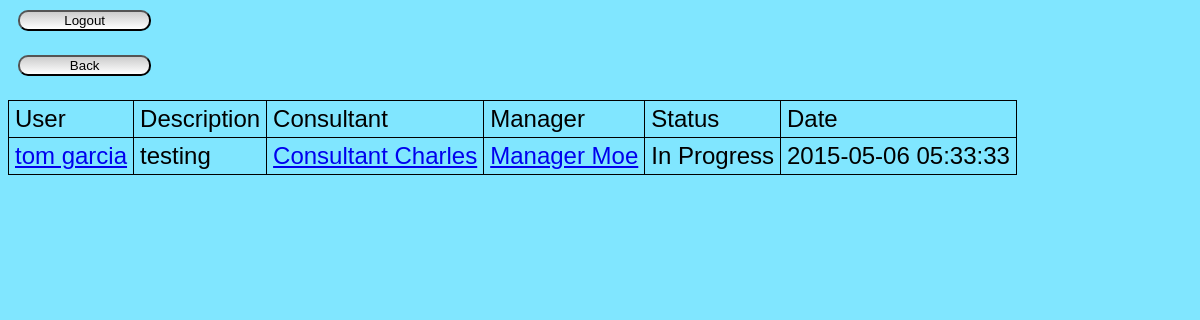
Page /tickets/view.php?id=39 (signed in) on the earlier database version.
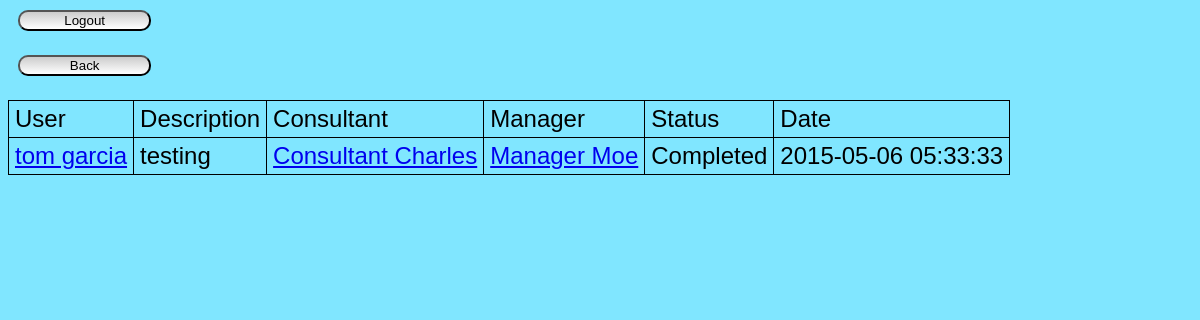
Same page on the later database version.
### tables this page shows
CREATE TABLE `tickets` (
  `id` int(11) NOT NULL AUTO_INCREMENT,
  `user` int(11) DEFAULT NULL,
  `consultant` int(11) DEFAULT NULL,
  `manager` int(11) DEFAULT NULL,
  `description` text NOT NULL,
  `status` int(11) DEFAULT NULL,
  `date` timestamp NOT NULL DEFAULT CURRENT_TIMESTAMP,
  `title` varchar(255) NOT NULL,
  PRIMARY KEY (`id`),
  KEY `user` (`user`),
  KEY `consultant` (`consultant`),
  KEY `manager` (`manager`),
  KEY `status` (`status`),
  CONSTRAINT `tickets_ibfk_1` FOREIGN KEY (`user`) REFERENCES `users` (`id`),
  CONSTRAINT `tickets_ibfk_2` FOREIGN KEY (`consultant`) REFERENCES `users` (`id`),
  CONSTRAINT `tickets_ibfk_3` FOREIGN KEY (`manager`) REFERENCES `users` (`id`),
  CONSTRAINT `tickets_ibfk_4` FOREIGN KEY (`status`) REFERENCES `statuses` (`id`)
);

### database/ticket.php (called while the page is built, shortened)
<?php
require_once(dirname(__FILE__) . "/user.php");
require_once(dirname(__FILE__) . "/status.php");
class Ticket implements JsonSerializable {
    private static $db = null;
    private $description;
    private $status;
    private $date;
    private $uid;
    private $cid;
    private $mid;
    private $user;
    private $manager;
    private $consultant;
    public function __construct($id) {
        $this->id = $id;
        $query = Ticket::$db->prepare(
                 'SELECT tickets.title as title, tickets.date, tickets.description,
                  tickets.status AS status,
                  users.id AS uid, users.first AS ufirst, users.last AS ulast,
                  consultants.id AS cid, consultants.first AS cfirst, consultants.last AS clast,
                  managers.id AS mid, managers.first AS mfirst, managers.last AS mlast
                  FROM tickets
                  LEFT JOIN users ON tickets.user = users.id
                  LEFT JOIN users consultants ON tickets.consultant = consultants.id
                  LEFT JOIN users managers ON tickets.manager = managers.id
                  WHERE tickets.id = :id');
        $query->bindValue(':id', $this->id);
        $query->execute();
        $results = $query->fetch();
        $this->description = $results['description'];
        $this->status = $results['status'];
        $this->date = $results['date'];
        $this->uid = $results['uid'];
        $this->cid = $results['cid'];
        $this->mid = $results['mid'];
    }
    public static function init($config, $db) {
        Ticket::$db = $db;
    }
    public function getDescription() {
        return $this->description;
    }
    public function getStatus() {
        return Status::toString($this->status);
    }
    public function getDate() {
        return $this->date;
    }
    public function getUserID() {
        return $this->uid;
    }
    public function getUser() {
        if(!isset($this->user))
            $this->user = new User($this->getUserID());
        return $this->user;
    }
    public function getConsultantID() {
        return $this->cid;
    }
    public function getConsultant() {
        if(!isset($this->consultant))
            $this->consultant = new User($this->getConsultantID());
        return $this->consultant;
    }
    public function getManagerID() {
        return $this->mid;
    }
    public function getManager() {
        if(!isset($this->manager))
            $this->manager = new User($this->getManagerID());
        return $this->manager;
    }
}
?>

### database/user.php (called while the page is built, shortened)
<?php
require_once(dirname(__FILE__) . "/ticket.php");
class User implements JsonSerializable {
    private static $db = null;
    private static $config = null;
    private $id;
    public function __construct($idOrUsername) {
        if(is_numeric($idOrUsername)) {
            $query = User::$db->prepare(
                 'SELECT id, first, last,
                  email, room, position,
                  username, hash
                  FROM users
                  WHERE users.id = :id');
            $query->bindValue(':id', $idOrUsername);
        }
        else {
            $query = User::$db->prepare(
                 'SELECT id, first, last,
                  email, room, position,
                  username, hash
                  FROM users
                  WHERE users.username = :name');
            $query->bindValue(':name', $idOrUsername);
        }
        $query->execute();
        $results = $query->fetch();
        $this->id = $results['id'];
    }
    public function getHTML() {
        return User::$config['root_directory'] . '/users/view.php?id=' . $this->id;
    }
    public static function init($config, $db) {
        User::$config = $config;
        User::$db = $db;
    }
}
?>

### database/status.php (called while the page is built, shortened)
<?php
abstract class Status {
    public static function toString($id) {
        $strings = [Status::InProgress => "In Progress",
                    Status::Completed => "Completed"];
        return $strings[$id];
    }
}
?>

### tickets/view.php (the view, shortened to what the changed rows need)
<?php
    require_once("../database/ticket.php");
    require_once("../database/status.php");
    $consultantDropdown = "<button id='showConsultant'>edit</button><form class='hidden-form' id='setConsultant'><select id='consultant'>";
    $managerDropdown = '<button id="showManager">edit</button><form class="hidden-form" id="setManager"><select id="manager">';
    $statusDropdown = '<button id="showStatus">edit</button><form class="hidden-form" id="setStatus"><select id="status">';
    foreach(User::allConsultants() as $consultant) {
        $consultantDropdown .= "<option value = {$consultant->getUsername()}>{$consultant->getName()}</option>";
    }
    foreach(User::allManagers() as $manager) {
        $managerDropdown .= "<option value = {$manager->getUsername()}>{$manager->getName()}</option>";
    }
    foreach(Status::allStatuses() as $status) {
        $name = Status::toString($status);
        $statusDropdown .= "<option value = {$status}>{$name}</option>";
    }
    $consultantDropdown .= '<input type ="submit" value="set"></select></form>';
    $managerDropdown .= '<input type ="submit" value="set"></select></form>';
    $statusDropdown .= '<input type ="submit" value="set"></select></form>';
?>
<html>
    <head>
        <link rel="stylesheet" href="../css/style.css">
    </head>
    <body>
        <table>
        <?php $ticket = new Ticket($_GET['id']);
              $user = new User($_SESSION['id']);?>
            <tr>
                <td><a href=<?php echo $ticket->getUser()->getHTML(); ?>>
                             <?php echo $ticket->getUser()->getName(); ?></a></td>
                <td><?php echo $ticket->getDescription(); ?></td>
                <td><a id="consultantName" href=<?php echo $ticket->getConsultant()->getHTML(); ?>>
                    <?php echo $ticket->getConsultant()->getName(); ?></a><?php if($user->getPositionID() >= Position::Manager) echo $consultantDropdown;?></td>
                <td><a id="managerName" href=<?php echo $ticket->getManager()->getHTML(); ?>>
                    <?php echo $ticket->getManager()->getName(); ?></a><?php if($user->getPositionID() >= Position::Admin) echo $managerDropdown;?></td>
                <td><span id="statusName"><?php echo $ticket->getStatus(); ?></span><?php if($user->getPositionID() >= Position::Consultant) echo $statusDropdown;?></td>
                <td><?php echo $ticket->getDate(); ?></td>
            </tr>
        </table>
    </body>
</html>

Differences in the rows shown:
changed tickets "testing": status "In Progress" → "Completed"
